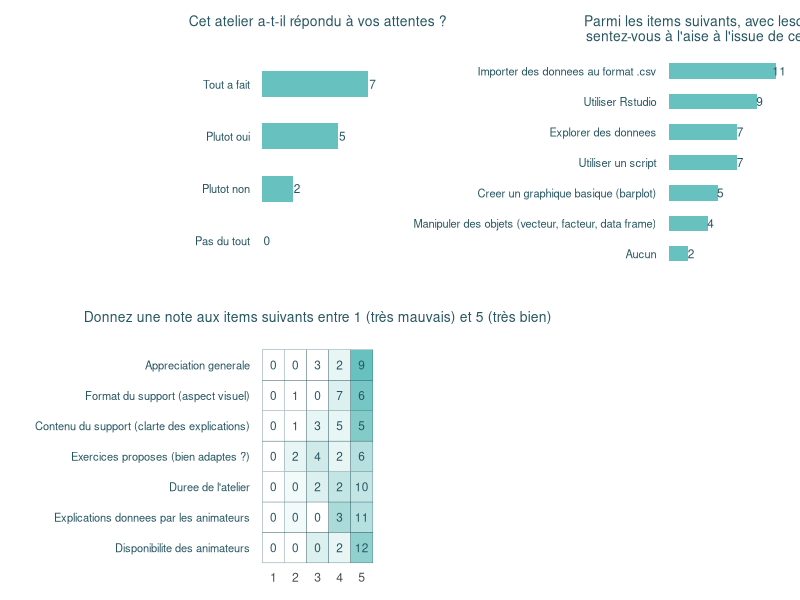

Here is the R script that generated this plot:
library(ggplot2)
library(patchwork)
library(tidyverse)

d1 <- read.csv("questionnaire_atelier_codons_01.csv", sep=";")

q1 <- d1[1:4, ]

p1 <- ggplot(data = q1,
       aes(x = Intitule, y = Nombre)) +
  geom_col(width = 0.5, fill = "#66c1bf") +
  geom_text(aes(x = Intitule, y = Nombre + 0.3, label = Nombre),
            colour = "#275662", size = 3) +
  coord_flip() +
  labs(title = "Cet atelier a-t-il répondu à vos attentes ?", 
       x = "", y = "") +
  theme_minimal() +
  theme(panel.grid = element_blank(),
        plot.title = element_text(colour = "#275662", hjust = 0.5, size = 10),
        axis.text.x = element_blank(),
        axis.text.y = element_text(colour = "#275662", size = 8))

q2 <- d1[5:11, ] %>% 
  arrange(Nombre) %>% 
  mutate(Intitule = fct_inorder(Intitule))

p2 <- ggplot(data = q2,
       aes(x = Intitule, y = Nombre)) +
  geom_col(width = 0.5, fill = "#66c1bf") +
  geom_text(aes(x = Intitule, y = Nombre + 0.3, label = Nombre),
            colour = "#275662", size = 3) +
  coord_flip() +
  labs(title = "Parmi les items suivants, avec lesquels vous\nsentez-vous à l'aise à l'issue de cet atelier ?", 
       x = "", y = "") +
  theme_minimal() +
  theme(panel.grid = element_blank(),
        plot.title = element_text(colour = "#275662", hjust = 0.5, size = 10),
        axis.text.x = element_blank(),
        axis.text.y = element_text(colour = "#275662", size = 8))

q3 <- d1[12:46, ] %>% 
  mutate(Intitule = fct_inorder(rev(Intitule)))
  

p3 <- ggplot(data = q3,
       aes(x = Note, y = Intitule, fill = Nombre)) +
  geom_tile(show.legend = FALSE, colour = "#275662") +
  scale_fill_continuous(low = "white", high = "#66c1bf") +
  geom_text(aes(x = Note, y = rev(Intitule), label = Nombre),
            colour = "#275662", size = 3)  +
  labs(title = "Donnez une note aux items suivants entre 1 (très mauvais) et 5 (très bien)", 
       y = "") +
  theme_minimal() +
  theme(panel.grid = element_blank(),
        plot.title = element_text(colour = "#275662", hjust = 0.5, size = 10,
                                  margin = margin(b = 15)),
        axis.title.x = element_blank(),
        axis.text.y = element_text(colour = "#275662", size = 8))

p <- p1 + p2 + p3 +
  plot_layout(ncol = 2)

ggsave("reponses.png", p, dpi = 320, width = 12, height = 6)
